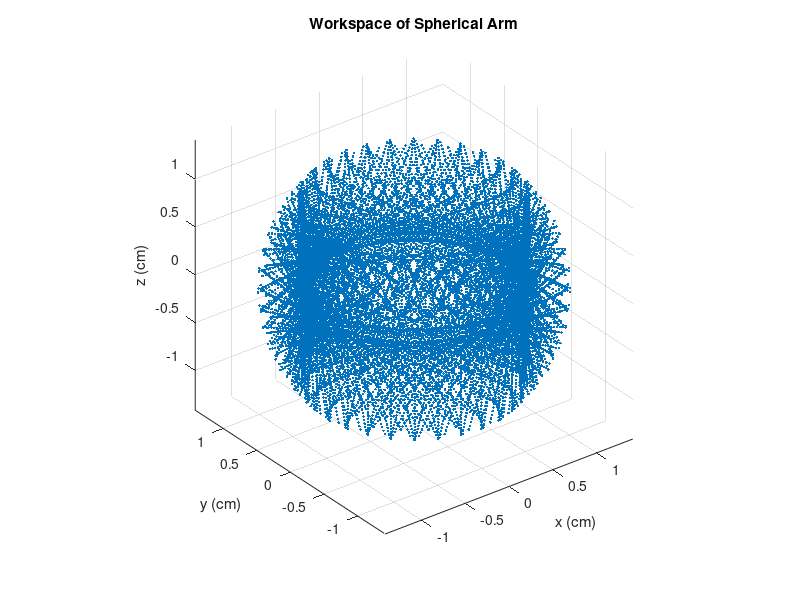

Write MATLAB code to recreate this figure.
% Number of samples
N = 30;

% Link lengths
d2 = 1;

% Joint angles 
theta1 = linspace(-180, 180, N)*pi/180;
theta2 = linspace(-180, 180, N)*pi/180;
d3 = linspace(0, 1, N);

x = zeros(N, N, N);
y = zeros(N, N, N);
z = zeros(N, N, N);

% Calculate x, y, z using kinematics
for i = 1:N
    for j = 1:N
        for k = 1:N
            x(i,j,k) = cos(theta1(i))*sin(theta2(j))*d3(k) - sin(theta1(i))*d2;
            y(i,j,k) = sin(theta1(i))*sin(theta2(j))*d3(k) + cos(theta1(i))*d2;
            z(i,j,k) = cos(theta2(j))*d3(k); % Adjust for spherical arm
        end
    end
end

% Plotting
scatter3(x(:), y(:), z(:), '.');
xlabel('x (cm)');
ylabel('y (cm)');
zlabel('z (cm)');
title('Workspace of Spherical Arm');
grid on;
axis equal;
